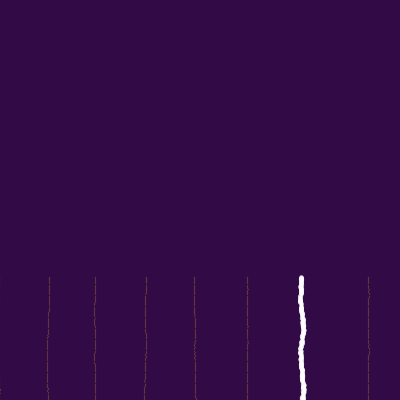
Frame 1 (no input)
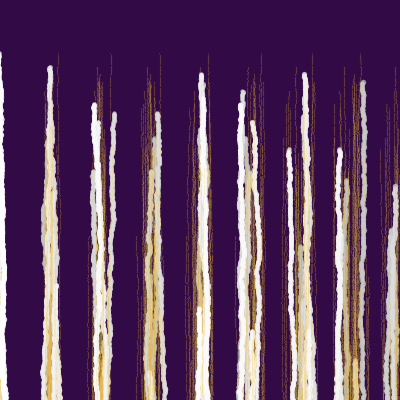
Frame 60 (the mouse pressed at the canvas centre just before this capture)
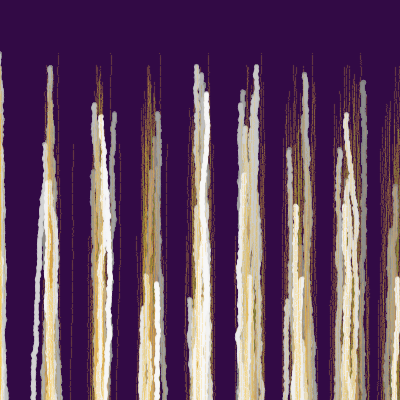
Frame 120 (the mouse held since frame 60 and released just before this capture)

The Processing sketch that drew these frames (run headless with seeded random() and noise(); from frame 60 on, the mouse is pressed at the canvas centre):

// Processing sketch: processing_39203
// ── processing_39203.pde



void setup() {
  size(400, 400);
  background(50,10,69);
}

void draw() {


  sketch(0,random(50,400));                          //sets vertical placement
  
    rectMode(CORNERS);
  noStroke();
   fill(50,10,69,1);
  rect(0,0,400,400);

}






void sketch(float x, float y) {
  pushMatrix(); 
  translate(x, y);

  for (float countA=0; countA<400; countA+=50) {         //sets up columns
    float strokeType = random(10);                         //sets low probability of white line appearance
    if(strokeType < 1) { 

      for (float countB=0; countB<500; countB+=.1) {      //loops white lines

        float swisherA1 = random (4,5.5);                 //varies stroke weight - high             
        strokeWeight(swisherA1);
        stroke(255,200);

        float  swisherB1 = random (-.5,.5);                //caffeination - high
        float  spacing = countB+=1;                       //space between dots

        countA += swisherB1 ;                           
        point(countA, spacing);                         //draws white lines
      }
    }
    else {
      for (float countB=0; countB<500; countB+=.1) {      //loops orange lines

        float swisherA2 = random (1.3,1.5);                //varies stroke weight - low
        strokeWeight(swisherA2);
        stroke(255,200,50,50);

        float  swisherB2 = random (-.2,.2);                //caffeination - low
        float  spacing = countB+=1;                       //space between dots

        countA += swisherB2 ;                              
        point(countA, spacing);
      }
    }
  }
  popMatrix(); 
}
